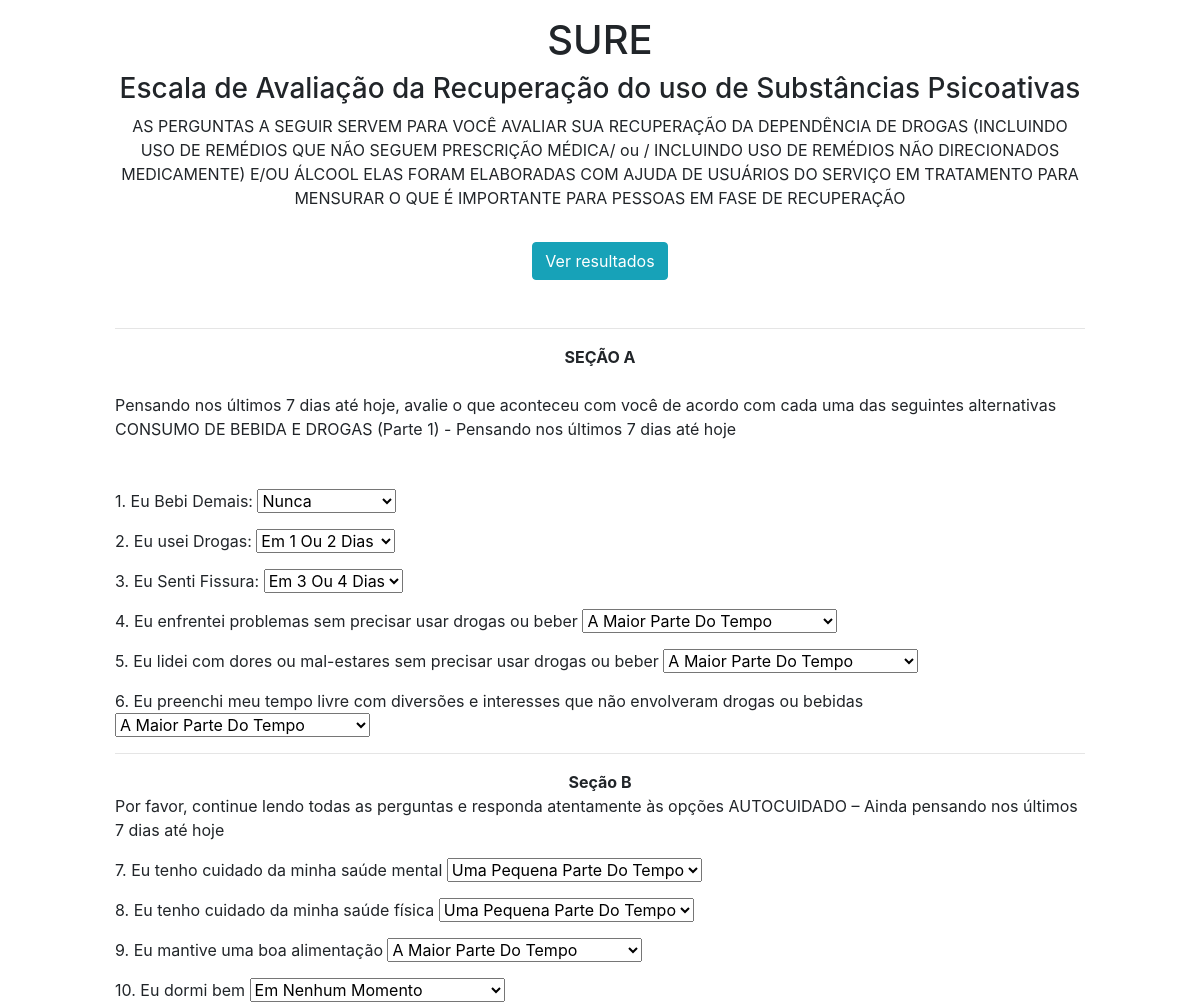
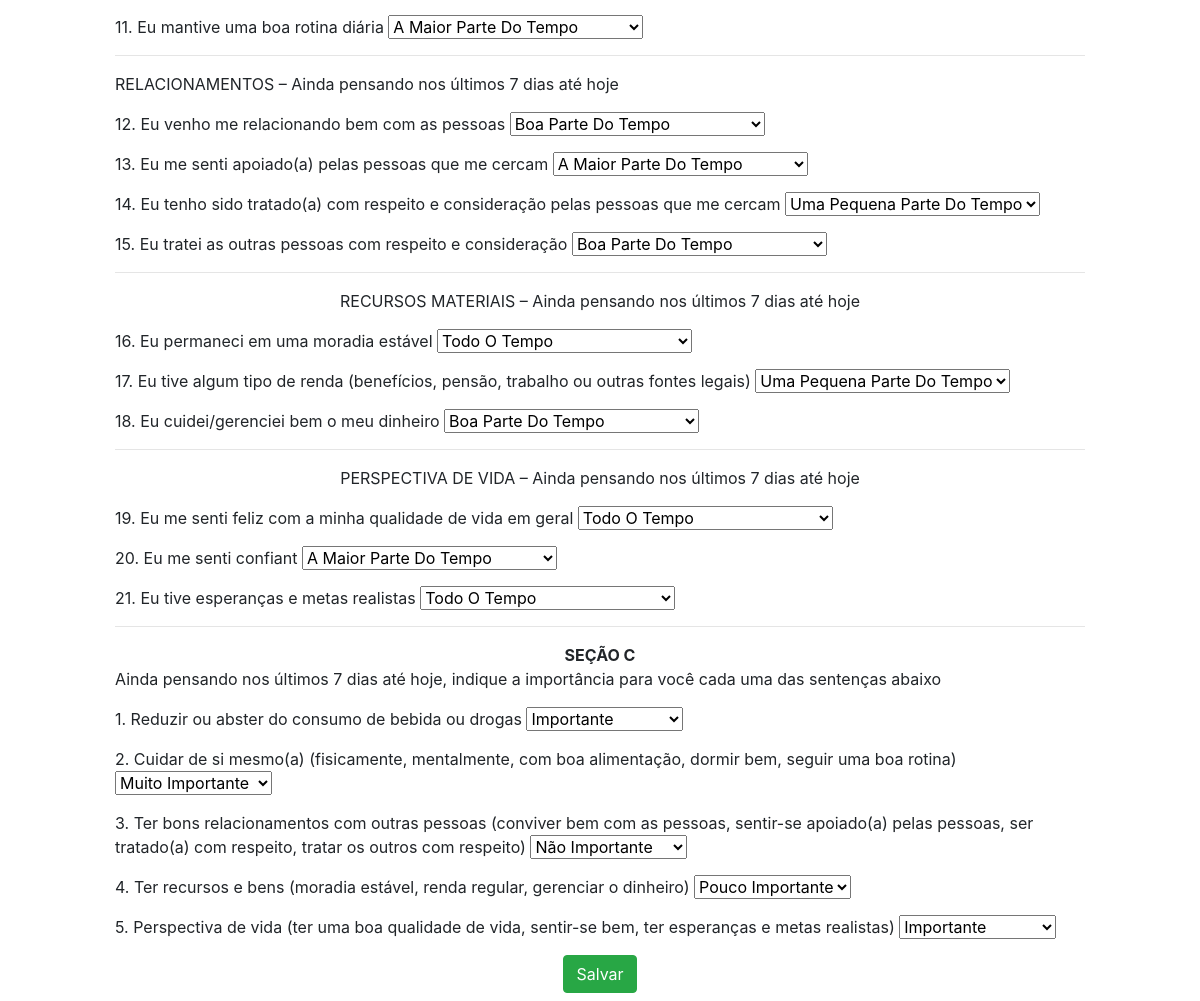
Page /edit/1/ on the committed database (2 pictures, top to bottom).
### app/models.py (models this page shows)
class Sure(models.Model):
    class sure01(models.IntegerChoices):
        Nunca = 4
        Em_1_ou_2_dias = 3
        Em_3_ou_4_dias = 2
        Em_5_ou_6_dias = 1
        Todos_os_dias = 0
    q01 = models.IntegerField(choices=sure01.choices)
    q02 = models.IntegerField(choices=sure01.choices)
    q03 = models.IntegerField(choices=sure01.choices)
    class sure02(models.IntegerChoices):
        Todo_o_tempo = 4
        A_maior_parte_do_tempo = 3
        Boa_parte_do_tempo = 2
        Uma_pequena_parte_do_tempo = 1
        Em_nenhum_momento = 0
    q04 = models.IntegerField(choices=sure02.choices)
    q05 = models.IntegerField(choices=sure02.choices)
    q06 = models.IntegerField(choices=sure02.choices)
    q07 = models.IntegerField(choices=sure02.choices)
    q08 = models.IntegerField(choices=sure02.choices)
    q09 = models.IntegerField(choices=sure02.choices)
    q10 = models.IntegerField(choices=sure02.choices)
    q11 = models.IntegerField(choices=sure02.choices)
    q12 = models.IntegerField(choices=sure02.choices)
    q13 = models.IntegerField(choices=sure02.choices)
    q14 = models.IntegerField(choices=sure02.choices)
    q15 = models.IntegerField(choices=sure02.choices)
    q16 = models.IntegerField(choices=sure02.choices)
    q17 = models.IntegerField(choices=sure02.choices)
    q18 = models.IntegerField(choices=sure02.choices)
    q19 = models.IntegerField(choices=sure02.choices)
    q20 = models.IntegerField(choices=sure02.choices)
    q21 = models.IntegerField(choices=sure02.choices)
    class sure03(models.IntegerChoices):
        Não_importante = 4
        Pouco_importante = 3
        Importante = 2
        Muito_Importante = 1
    q22 = models.IntegerField(choices=sure03.choices)
    q23 = models.IntegerField(choices=sure03.choices)
    q24 = models.IntegerField(choices=sure03.choices)
    q25 = models.IntegerField(choices=sure03.choices)
    q26 = models.IntegerField(choices=sure03.choices)

### app/views.py (the view)
# urls.py: path('edit/<int:pk>/', edit, name='edit'),
def edit(request, pk):
    data = {}
    data['db'] = Sure.objects.get(pk=pk)
    data['form'] = SureForm(instance=data['db'])
    return render(request, 'form.html', data)

### app/forms.py
class SureForm(ModelForm):
    class Meta:
       model = Sure
       fields = [ 'q01' , 'q02' , 'q03', 'q04' , 'q05', 'q06' , 'q07', 'q08' , 'q09', 'q10' ,
                    'q11', 'q12' , 'q13', 'q14' , 'q15', 'q16' , 'q17', 'q18' , 'q19', 'q20' ,
                    'q21', 'q22' , 'q23', 'q24' , 'q25', 'q26'
                ]

### app/templates/form.html (shortened to what this page needs)
<!DOCTYPE html>
<html lang="pt-br">
<head>
    <link rel="stylesheet" href="https://stackpath.bootstrapcdn.com/bootstrap/4.4.1/css/bootstrap.min.css">
</head>
<body>
    <div class="col-16 m-auto pt-2 pb-2 text-center">
        <div class="col-10 m-auto pt-2 pb-2 text-center">
            <h1>SURE</h1>
            <h3>Escala de Avaliação da Recuperação do uso de Substâncias Psicoativas</h3>
                            AS PERGUNTAS A SEGUIR SERVEM PARA VOCÊ AVALIAR SUA RECUPERAÇÃO DA
                DEPENDÊNCIA DE DROGAS (INCLUINDO USO DE REMÉDIOS QUE NÃO SEGUEM
                PRESCRIÇÃO MÉDICA/ ou / INCLUINDO USO DE REMÉDIOS NÃO DIRECIONADOS
                MEDICAMENTE) E/OU ÁLCOOL ELAS FORAM ELABORADAS COM AJUDA DE USUÁRIOS DO SERVIÇO EM TRATAMENTO
                PARA MENSURAR O QUE É IMPORTANTE PARA PESSOAS EM FASE DE RECUPERAÇÃO
        </div>
    </div>
    <div class="col-8 m-auto pt-3 pb-2 text-center">
        <a href="/" class="btn btn-info">Ver resultados</a>
    </div>
    <div class="col-10 m-auto pt-4 pb-2 text-left">
<hr>
    <center><strong>SEÇÃO A</strong></center><br>
                            Pensando nos últimos 7 dias até hoje, avalie o que aconteceu com
                            você de acordo com cada uma das seguintes alternativas
                            CONSUMO DE BEBIDA E DROGAS (Parte 1) - Pensando nos últimos
                            7 dias até hoje<p>
    </div>
          <div class="col-10 m-auto pt-4 pb-2 text-left">
                <form name="form" id="form" action="{% if db %}/update/{{db.id}}/{%else%}/create/{% endif %}" method="post">
                    <div class="form-group mt-16">1. Eu Bebi Demais:    {{form.q01}}</div>
                    <div class="form-group mt-16">2. Eu usei Drogas:    {{form.q02}}</div>
                    <div class="form-group mt-16">3. Eu Senti Fissura:  {{form.q03}}</div>
                    <div class="form-group mt-16">4. Eu enfrentei problemas sem precisar usar drogas ou beber                                     {{form.q04}}</div>
                    <div class="form-group mt-16">5. Eu lidei com dores ou mal-estares sem precisar usar drogas ou beber                          {{form.q05}}</div>
                    <div class="form-group mt-16">6. Eu preenchi meu tempo livre com diversões e interesses que não envolveram drogas ou bebidas  {{form.q06}}</div>
                    <hr>
                    <center><strong>Seção B</strong></center><p>
                        Por favor, continue lendo todas as perguntas e responda atentamente às opções
                            AUTOCUIDADO – Ainda pensando nos últimos 7 dias até hoje<p>
                    <div class="form-group mt-16">7. Eu tenho cuidado da minha saúde mental                                                       {{form.q07}}</div>
                    <div class="form-group mt-16">8. Eu tenho cuidado da minha saúde física                                                       {{form.q08}}</div>
                    <div class="form-group mt-16">9. Eu mantive uma boa alimentação                                                               {{form.q09}}</div>
                    <div class="form-group mt-16">10. Eu dormi bem                                                                                {{form.q10}}</div>
                    <div class="form-group mt-16">11. Eu mantive uma boa rotina diária                                                            {{form.q11}}</div>
                    <hr> RELACIONAMENTOS – Ainda pensando nos últimos 7 dias até hoje<p>
                    <div class="form-group mt-16">12. Eu venho me relacionando bem com as pessoas                                                 {{form.q12}}</div>
                    <div class="form-group mt-16">13. Eu me senti apoiado(a) pelas pessoas que me cercam                                          {{form.q13}}</div>
                    <div class="form-group mt-16">14. Eu tenho sido tratado(a) com respeito e consideração pelas pessoas que me cercam            {{form.q14}}</div>
                    <div class="form-group mt-16">15. Eu tratei as outras pessoas com respeito e consideração                                     {{form.q15}}</div>
                    <hr> <center>RECURSOS MATERIAIS – Ainda pensando nos últimos 7 dias até hoje</center><p>
                    <div class="form-group mt-16">16. Eu permaneci em uma moradia estável                                                         {{form.q16}}</div>
                    <div class="form-group mt-16">17. Eu tive algum tipo de renda (benefícios, pensão, trabalho ou outras fontes legais)          {{form.q17}}</div>
                    <div class="form-group mt-16">18. Eu cuidei/gerenciei bem o meu dinheiro                                                      {{form.q18}}</div>
                    <hr><center>PERSPECTIVA DE VIDA – Ainda pensando nos últimos 7 dias até hoje</center><p>
                    <div class="form-group mt-16">19. Eu me senti feliz com a minha qualidade de vida em geral                                    {{form.q19}}</div>
                    <div class="form-group mt-16">20. Eu me senti confiant                   {{form.q20}}</div>
                    <div class="form-group mt-16">21. Eu tive esperanças e metas realistas  {{form.q21}}</div>
                    <hr><strong><center>SEÇÃO C</center></strong><p>
                                Ainda pensando nos últimos 7 dias até hoje, indique a importância para você
                                cada uma das sentenças abaixo<p>
                    <div class="form-group mt-16">1. Reduzir ou abster do consumo de bebida ou drogas    {{form.q22}}</div>
                    <div class="form-group mt-16">2. Cuidar de si mesmo(a) (fisicamente, mentalmente, com boa alimentação, dormir bem, seguir uma boa rotina)    {{form.q23}}</div>
                    <div class="form-group mt-16">3. Ter bons relacionamentos com outras pessoas (conviver bem com as pessoas, sentir-se apoiado(a) pelas pessoas, ser tratado(a) com respeito, tratar os outros com respeito) {{form.q24}}</div>
                    <div class="form-group mt-16">4. Ter recursos e bens (moradia estável, renda regular, gerenciar o dinheiro)    {{form.q25}}</div>
                    <div class="form-group mt-16">5. Perspectiva de vida (ter uma boa qualidade de vida, sentir-se bem, ter esperanças e metas realistas) {{form.q26}}</div>
                    <center><input type="submit" class="btn btn-success" value="Salvar"></center>
                </form>
            </div>
    {% load static %}
</body>
</html>

### rows in the picture
Sure: q01 "Nunca", q02 "Em 1 Ou 2 Dias", q03 "Em 3 Ou 4 Dias", q04 "A Maior Parte Do Tempo", q05 "A Maior Parte Do Tempo", q06 "A Maior Parte Do Tempo", q07 "Uma Pequena Parte Do Tempo", q08 "Uma Pequena Parte Do Tempo", q09 "A Maior Parte Do Tempo", q10 "Em Nenhum Momento", q11 "A Maior Parte Do Tempo", q12 "Boa Parte Do Tempo", q13 "A Maior Parte Do Tempo", q14 "Uma Pequena Parte Do Tempo", q15 "Boa Parte Do Tempo", q16 "Todo O Tempo", q17 "Uma Pequena Parte Do Tempo", q18 "Boa Parte Do Tempo", q19 "Todo O Tempo", q20 "A Maior Parte Do Tempo", q21 "Todo O Tempo", q22 "Importante", q23 "Muito Importante", q24 "Não Importante", q25 "Pouco Importante", q26 "Importante"
